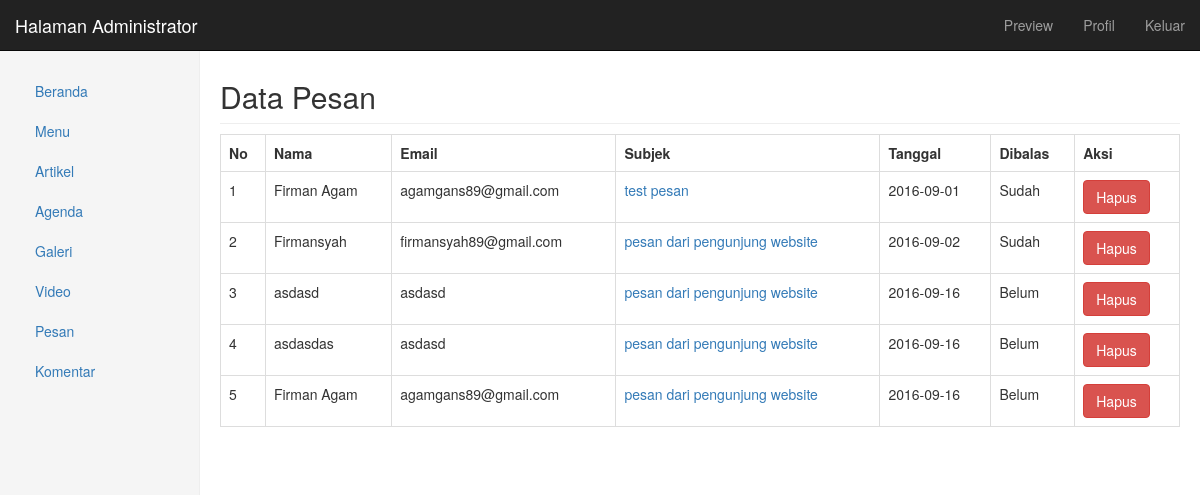
Screenshot of /admin/admin.php?tampil=pesan (signed in) with the database file from the repository.
### tables this page shows
CREATE TABLE `pesan` (
  `id_pesan` int(5) NOT NULL,
  `nama` varchar(50) NOT NULL,
  `email` varchar(50) NOT NULL,
  `subjek` varchar(50) NOT NULL,
  `pesan` text NOT NULL,
  `balasan` text NOT NULL,
  `tanggal` date NOT NULL
);

### admin/pesan/pesan_tampil.php (the view, shortened to what this page needs)
<h2 class="sub-header"> Data Pesan </h2>
<table class="table table-hover table-bordered">
<tr>
	<th>No</th>
    <th>Nama</th>
    <th>Email</th>
    <th>Subjek</th>
    <th>Tanggal</th>
    <th>Dibalas</th>
    <th>Aksi</th>
</tr>
<?php
	$no = 1;
	$tampil = mysqli_query($koneksi, "SELECT * FROM pesan")
		or die(mysqli_error($koneksi));
while($data=mysqli_fetch_array($tampil)){
?>
<tr>
	<td> <?= $no; ?> </td>
    <td> <?= $data['nama']; ?> </td>
    <td> <?= $data['email']; ?> </td>
    <td> <a href='?tampil=pesan_balas&id=
    		<?= $data['id_pesan']; ?>'>
            <?= $data['subjek']; ?> </a></td>
    <td> <?= $data['tanggal']; ?> </td>
    <td>
	 <?php
	 	if($data['balasan']=="") echo "Belum";
		else echo "Sudah";
	 ?>
    </td>
    <td>
        <a href="?tampil=pesan_hapus&id=
        	<?php echo $data['id_pesan']; ?>" class="btn btn-danger"> Hapus </a>
    </td>
</tr>
<?php
		$no++;
	}
?>
</table>

### css/admin.css (style rules this page uses)
.sub-header { margin-top: 50px; padding-bottom: 10px; border-bottom: 1px solid #eee; }

### rows the page displays
pesan: nama "Firman Agam", email "agamgans89@gmail.com", subjek "test pesan", tanggal "2016-09-01", balasan "Sudah"
pesan: nama "Firmansyah", email "firmansyah89@gmail.com", subjek "pesan dari pengunjung website", tanggal "2016-09-02", shows "Sudah"
pesan: nama "asdasd", email "asdasd", subjek "pesan dari pengunjung website", tanggal "2016-09-16", balasan "Belum"
pesan: nama "asdasdas", email "asdasd", subjek "pesan dari pengunjung website", tanggal "2016-09-16", balasan "Belum"
pesan: nama "Firman Agam", email "agamgans89@gmail.com", subjek "pesan dari pengunjung website", tanggal "2016-09-16", balasan "Belum"
